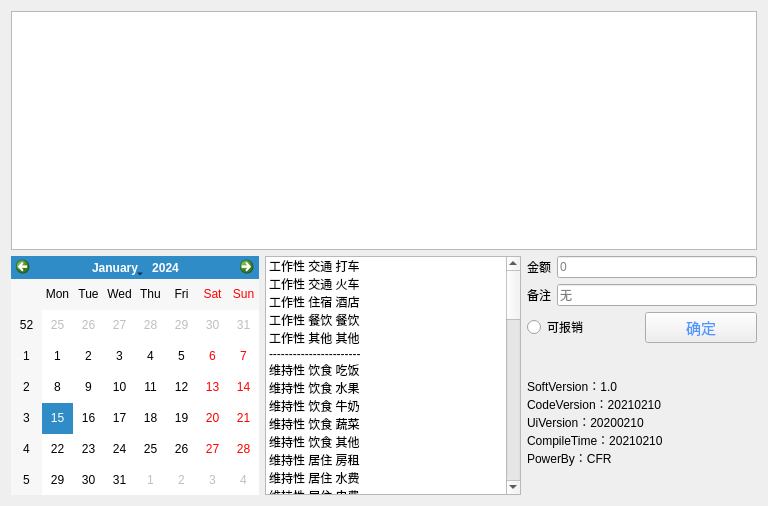
<?xml version="1.0" encoding="UTF-8"?>
<ui version="4.0">
 <class>Form</class>
 <widget class="QWidget" name="Form">
  <property name="geometry">
   <rect>
    <x>0</x>
    <y>0</y>
    <width>768</width>
    <height>506</height>
   </rect>
  </property>
  <property name="windowTitle">
   <string>Form</string>
  </property>
  <property name="styleSheet">
   <string notr="true">QPushButton { 
    color: rgb(78, 150, 255) ;
    font-size:15px;
}</string>
  </property>
  <layout class="QVBoxLayout" name="verticalLayout_4">
   <item>
    <widget class="QPlainTextEdit" name="plainTextEdit"/>
   </item>
   <item>
    <layout class="QHBoxLayout" name="horizontalLayout_4">
     <item>
      <layout class="QVBoxLayout" name="verticalLayout_3">
       <item>
        <widget class="QCalendarWidget" name="calendarWidget"/>
       </item>
      </layout>
     </item>
     <item>
      <layout class="QVBoxLayout" name="verticalLayout_2" stretch="0">
       <item>
        <widget class="QListWidget" name="listWidget">
         <item>
          <property name="text">
           <string>工作性 交通 打车</string>
          </property>
         </item>
         <item>
          <property name="text">
           <string>工作性 交通 火车</string>
          </property>
         </item>
         <item>
          <property name="text">
           <string>工作性 住宿 酒店</string>
          </property>
         </item>
         <item>
          <property name="text">
           <string>工作性 餐饮 餐饮</string>
          </property>
         </item>
         <item>
          <property name="text">
           <string>工作性 其他 其他</string>
          </property>
         </item>
         <item>
          <property name="text">
           <string>-----------------------</string>
          </property>
         </item>
         <item>
          <property name="text">
           <string>维持性 饮食 吃饭</string>
          </property>
         </item>
         <item>
          <property name="text">
           <string>维持性 饮食 水果</string>
          </property>
         </item>
         <item>
          <property name="text">
           <string>维持性 饮食 牛奶</string>
          </property>
         </item>
         <item>
          <property name="text">
           <string>维持性 饮食 蔬菜</string>
          </property>
         </item>
         <item>
          <property name="text">
           <string>维持性 饮食 其他</string>
          </property>
         </item>
         <item>
          <property name="text">
           <string>维持性 居住 房租</string>
          </property>
         </item>
         <item>
          <property name="text">
           <string>维持性 居住 水费</string>
          </property>
         </item>
         <item>
          <property name="text">
           <string>维持性 居住 电费</string>
          </property>
         </item>
         <item>
          <property name="text">
           <string>维持性 居住 燃气费</string>
          </property>
         </item>
         <item>
          <property name="text">
           <string>维持性 居住 其他</string>
          </property>
         </item>
         <item>
          <property name="text">
           <string>维持性 交通 打车</string>
          </property>
         </item>
         <item>
          <property name="text">
           <string>维持性 交通 火车</string>
          </property>
         </item>
         <item>
          <property name="text">
           <string>维持性 交通 公共交通</string>
          </property>
         </item>
         <item>
          <property name="text">
           <string>维持性 医疗 就医</string>
          </property>
         </item>
         <item>
          <property name="text">
           <string>维持性 医疗 体检</string>
          </property>
         </item>
         <item>
          <property name="text">
           <string>维持性 生活 日用</string>
          </property>
         </item>
         <item>
          <property name="text">
           <string>维持性 生活 生活</string>
          </property>
         </item>
         <item>
          <property name="text">
           <string>维持性 通讯 话费</string>
          </property>
         </item>
         <item>
          <property name="text">
           <string>维持性 通讯 网费</string>
          </property>
         </item>
         <item>
          <property name="text">
           <string>维持性 其他 其他</string>
          </property>
         </item>
         <item>
          <property name="text">
           <string>-----------------------</string>
          </property>
         </item>
         <item>
          <property name="text">
           <string>消费性 数码 硬件产品</string>
          </property>
         </item>
         <item>
          <property name="text">
           <string>消费性 数码 软件会员</string>
          </property>
         </item>
         <item>
          <property name="text">
           <string>消费性 生活 服饰</string>
          </property>
         </item>
         <item>
          <property name="text">
           <string>消费性 生活 鞋袜</string>
          </property>
         </item>
         <item>
          <property name="text">
           <string>消费性 旅行 吃</string>
          </property>
         </item>
         <item>
          <property name="text">
           <string>消费性 旅行 住</string>
          </property>
         </item>
         <item>
          <property name="text">
           <string>消费性 旅行 交通</string>
          </property>
         </item>
         <item>
          <property name="text">
           <string>消费性 旅行 门票</string>
          </property>
         </item>
         <item>
          <property name="text">
           <string>消费性 旅行 其他</string>
          </property>
         </item>
         <item>
          <property name="text">
           <string>消费性 娱乐 娱乐</string>
          </property>
         </item>
         <item>
          <property name="text">
           <string>消费性 保健 保健</string>
          </property>
         </item>
         <item>
          <property name="text">
           <string>消费性 其他 其他</string>
          </property>
         </item>
         <item>
          <property name="text">
           <string>-----------------------</string>
          </property>
         </item>
         <item>
          <property name="text">
           <string>社会性 人情 请客</string>
          </property>
         </item>
         <item>
          <property name="text">
           <string>社会性 人情 随份子</string>
          </property>
         </item>
         <item>
          <property name="text">
           <string>社会性 人情 其他</string>
          </property>
         </item>
         <item>
          <property name="text">
           <string>社会性 亲密关系 情侣</string>
          </property>
         </item>
         <item>
          <property name="text">
           <string>社会性 亲密关系 弟弟</string>
          </property>
         </item>
         <item>
          <property name="text">
           <string>社会性 亲密关系 长辈</string>
          </property>
         </item>
         <item>
          <property name="text">
           <string>社会性 亲密关系 亲戚</string>
          </property>
         </item>
         <item>
          <property name="text">
           <string>社会性 亲密关系 朋友</string>
          </property>
         </item>
         <item>
          <property name="text">
           <string>社会性 宠物 宠物</string>
          </property>
         </item>
         <item>
          <property name="text">
           <string>社会性 其他 其他</string>
          </property>
         </item>
         <item>
          <property name="text">
           <string>-----------------------</string>
          </property>
         </item>
         <item>
          <property name="text">
           <string>提升性 保险 保险</string>
          </property>
         </item>
         <item>
          <property name="text">
           <string>提升性 积累 书</string>
          </property>
         </item>
         <item>
          <property name="text">
           <string>提升性 积累 课程</string>
          </property>
         </item>
         <item>
          <property name="text">
           <string>提升性 积累 内容</string>
          </property>
         </item>
         <item>
          <property name="text">
           <string>提升性 其他 其他</string>
          </property>
         </item>
        </widget>
       </item>
      </layout>
     </item>
     <item>
      <layout class="QVBoxLayout" name="verticalLayout">
       <item>
        <layout class="QHBoxLayout" name="horizontalLayout">
         <item>
          <widget class="QLabel" name="label_2">
           <property name="text">
            <string>金额</string>
           </property>
          </widget>
         </item>
         <item>
          <widget class="QLineEdit" name="money">
           <property name="placeholderText">
            <string>0</string>
           </property>
          </widget>
         </item>
        </layout>
       </item>
       <item>
        <layout class="QHBoxLayout" name="horizontalLayout_2">
         <item>
          <widget class="QLabel" name="label">
           <property name="text">
            <string>备注</string>
           </property>
          </widget>
         </item>
         <item>
          <widget class="QLineEdit" name="remarks">
           <property name="enabled">
            <bool>true</bool>
           </property>
           <property name="placeholderText">
            <string>无</string>
           </property>
          </widget>
         </item>
        </layout>
       </item>
       <item>
        <layout class="QHBoxLayout" name="horizontalLayout_3">
         <item>
          <widget class="QRadioButton" name="reimButton">
           <property name="text">
            <string>可报销</string>
           </property>
          </widget>
         </item>
         <item>
          <widget class="QPushButton" name="okButton">
           <property name="text">
            <string>确定</string>
           </property>
          </widget>
         </item>
        </layout>
       </item>
       <item>
        <widget class="QLabel" name="label_3">
         <property name="text">
          <string>SoftVersion：1.0
CodeVersion：20210210
UiVersion：20200210
CompileTime：20210210
PowerBy：CFR</string>
         </property>
         <property name="wordWrap">
          <bool>true</bool>
         </property>
        </widget>
       </item>
      </layout>
     </item>
    </layout>
   </item>
  </layout>
 </widget>
 <resources/>
 <connections/>
</ui>
